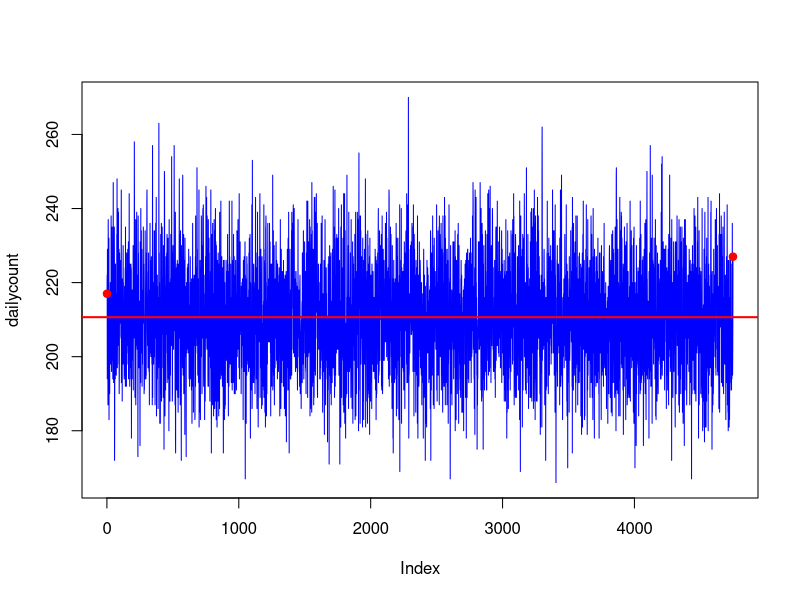
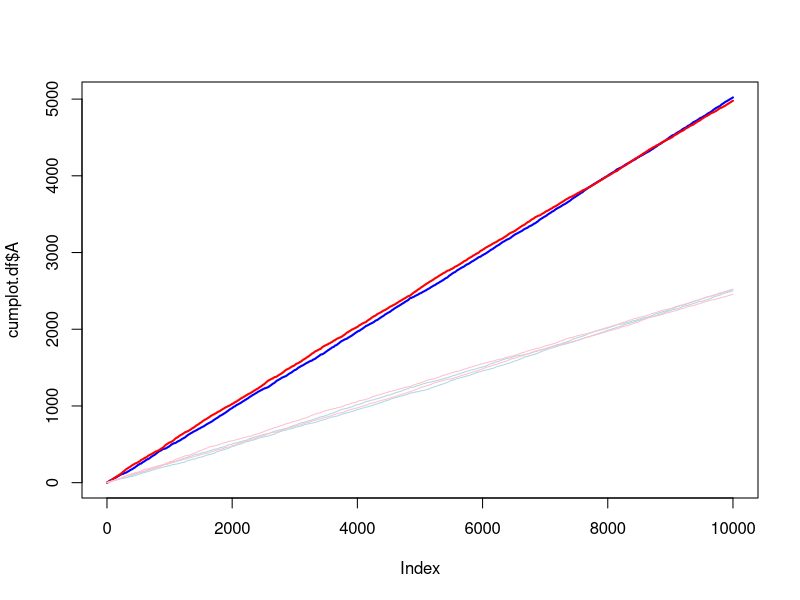
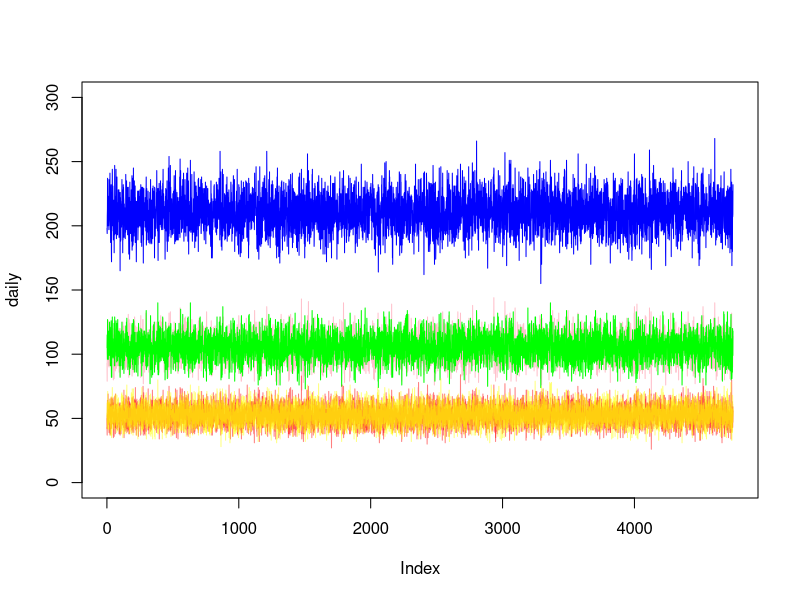

The R script that drew these images, in order:

##########################################################################
#                                                                        #
# Simulation                                                             #
#                                                                        #
##########################################################################

# Function 1
# rand.day.time originally by Dirk Eddelbuettel 2012
# https://stackoverflow.com/questions/14720983/efficiently-generate-a-random-sample-of-times-and-dates-between-two-dates
rand.day.time  <- function(N, st="2006/01/01 07:08:11", et="2018/12/31 22:56:43") {
       st <- as.POSIXct(as.Date(st))
       et <- as.POSIXct(as.Date(et))
       dt <- as.numeric(difftime(et,st,unit="sec"))
       ev <- sort(runif(N, 0, dt))
       rt <- st + ev
}

day.start <- "2006/01/01 00:00:00"
day.end <- "2018/12/31 00:00:00"

print(rand.day.time(5,day.start,day.end)) 

system.time(rand.day.time (1000))
system.time(rand.day.time (1000000))

test0 = rand.day.time (1000000)

t.char = as.character(test0)
t.day = as.character(as.Date(t.char,units = "days"))
dailycount  = tabulate(as.factor(t.day))

plot(dailycount,type="l",col="blue")
abline(h=mean(dailycount),col="red",lwd=2)
points(dailycount[1], pch=19,col="red")
points(length(dailycount),dailycount[length(dailycount)], pch=19,col="red")



############################################################################################################
############################################################################################################

## Function to simulate data
# 1 million simulation recommended

#first and last day counts only half? 

simdata <-function(sim.number = 1000000,                  # number of simulations
                   time.start = "2006/01/01 00:00:01",    # period
                   time.end = "2018/12/31 23:59:59",
                   cat1n = 2, cat2n = 2,                  # brunches
                   lvl1prop = c(0,0),lv2prop = list(0,0)){# proportion in each brunches
  
# identifiers/key variables
  index = 1:sim.number 
  EventID = sprintf("%08d", sample(1:paste(rep(9,8), collapse=""), sim.number,replace=F))
  
# select random times
  rand.day.time  <- function(N, st=time.start-1, et = time.end+1) {
    st <- as.POSIXct(as.Date(st))
    et <- as.POSIXct(as.Date(et))
    dt <- as.numeric(difftime(et,st,unit="sec"))
    ev <- sort(runif(N, 0, dt))
    rt <- st + ev
  }
time = rand.day.time(sim.number, time.start, time.end)
time.char = as.character(time)
time.day = as.character(as.Date(time.char,units = "days"))

#simulate level 1 and 2 brunch
#maybe add a argument for different proportions? maybe in sample function?
Cat1.val = c(LETTERS[1:cat1n])
Cat2.val = c(LETTERS[1:cat2n])
Cat1 = sample(Cat1.val, sim.number, replace = TRUE)
Cat2 = sample(Cat2.val, sim.number, replace = TRUE)
Category = cbind(Cat1,Cat2)

#randomly select letters digit by digit? double outer paste?
catnames = c( LETTERS[1:cat1n],t(outer( LETTERS[1:cat1n], LETTERS[1:cat2n],FUN=paste ,sep="")))
mat = matrix(NA, nrow = sim.number, ncol = 2 + cat1n^cat2n)
colnames(mat) = catnames
Category2=data.frame(mat)

#create dataframe
sim.data.df = data.frame(cbind(index, EventID, time.char, time.day, Category,Category2))
sim.data.df$index     = as.numeric  (sim.data.df$index)
sim.data.df$EventID   = as.character(sim.data.df$EventID)
sim.data.df$time.char = as.character(sim.data.df$time.char)
sim.data.df$time.day  = as.Date     (sim.data.df$time.day)

#add dummy variables
#maybe write an forloop so i can manipulate cats easily, get rid of hardcoding
#do this before dataframe is created?
#if else not effecient, how to do it in vector?
#outer? mapply?
sim.data.df$A  = ifelse(sim.data.df$Cat1 =="A", 1, 0)
sim.data.df$B  = ifelse(sim.data.df$Cat1 =="B", 1, 0)
sim.data.df$AA = ifelse(sim.data.df$Cat1 =="A" & sim.data.df$Cat2 =="A", 1, 0)
sim.data.df$AB = ifelse(sim.data.df$Cat1 =="A" & sim.data.df$Cat2 =="B", 1, 0)          
sim.data.df$BA = ifelse(sim.data.df$Cat1 =="B" & sim.data.df$Cat2 =="A", 1, 0)
sim.data.df$BB = ifelse(sim.data.df$Cat1 =="B" & sim.data.df$Cat2 =="B", 1, 0)

return(sim.data.df)
}


test1 = simdata (1000)
head(test1)
str(test1)

test1 = simdata (1000000)
head(test1)

# system.time(simdata (1000))
# system.time(simdata (1000000))


#########################################################################################################

## check simulation
##use ggplot 2 later if we want a good presentable plot

sample1 = test1[1:10000,]

#tabulate()

# daily counts
#daily.df = 
# cumulative plot

cumplot.df = sample1[,c(-1,-3),]

cumplot.df$A  = cumsum(cumplot.df$A)
cumplot.df$B  = cumsum(cumplot.df$B)
cumplot.df$AA = cumsum(cumplot.df$AA)
cumplot.df$AB = cumsum(cumplot.df$AB)
cumplot.df$BA = cumsum(cumplot.df$BA)
cumplot.df$BB = cumsum(cumplot.df$BB)


head(cumplot.df)

plot(cumplot.df$A,col="blue",type = "l",lwd=2)
lines(cumplot.df$B,col="red",type = "l",lwd=2)
lines(cumplot.df$AA,col="lightblue",type = "l")
lines(cumplot.df$AB,col="lightblue",type = "l")
lines(cumplot.df$BA,col="pink",type = "l")
lines(cumplot.df$BB,col="pink",type = "l")


#check simulation
daily   = tabulate(as.factor(test1$time.day))
dailyA  = tabulate(as.factor(test1$time.day[test1$A==1]))
dailyB  = tabulate(as.factor(test1$time.day[test1$B==1]))
dailyAA = tabulate(as.factor(test1$time.day[test1$AA==1]))
dailyAB = tabulate(as.factor(test1$time.day[test1$AB==1]))
dailyBA = tabulate(as.factor(test1$time.day[test1$BA==1]))
dailyBB = tabulate(as.factor(test1$time.day[test1$BB==1]))
library(scales)
plot(daily,type = "l",col="blue",ylim=c(0,300))
lines(dailyA,col="pink")
lines(dailyB,col="green")
lines(dailyAA,col=alpha("red",0.5))
lines(dailyAB,col=alpha("red",0.5))
lines(dailyBA,col=alpha("yellow",0.5))
lines(dailyBB,col=alpha("yellow",0.5))

#################################################################

# For simulated data
# how to add variables such as demographis
# how to add trends such as season etc?




